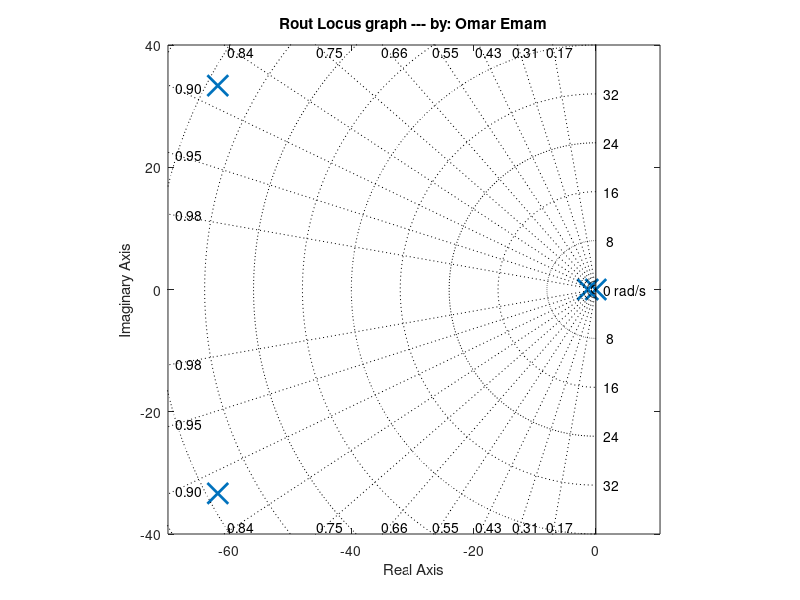

Source code (MATLAB):

function  Root_locus
    num=[0,0,0,0,1];
    den=[1,125,5100,6500,0];
    kend=1000;
    usrtitle='Rout Locus graph --- by: Omar Emam';
    TF=tf(num,den);
    disp('Transfer Function: ');
    TF
    locus = zeros(kend, length(den)-1);
    newnum = [zeros(1,length(den)-length(num)) num];
    kdata=0:kend; % Range of values for the gain K
    for K=kdata % K is the Gain
        locus(K+1,:)=roots(den+K*newnum)';
    end
    
    %% Poles and zeros of the open loop
    if length(den>1)
        op = roots(den); % Open loop poles
        disp('Poles: ');
        disp(op);
        opRe = real(op); % Real part
        opIm = imag(op); % Imaginary part
    end
    if length(num>1)
        oz = roots(num); % Open loop zeros
        disp('Zeros: ');
        disp(oz);
        ozRe = real(oz); % Real part
        ozIm = imag(oz); % Imaginary part
    end
    clf; % Clear figure
    plot(opRe, opIm,'x','LineWidth', 2, 'MarkerSize',15); hold;
    plot(ozRe, ozIm,'o','LineWidth', 2, 'MarkerSize',8);
    plot(locus); % Plot the root loci
   
    sgrid; % Display the special grid Radial lines indicate zeta and circles indicate w_n
    title(usrtitle);
    xlabel('Real Axis')
    ylabel('Imaginary Axis')
    axis equal % Scale same for both the axes
    hold off
end